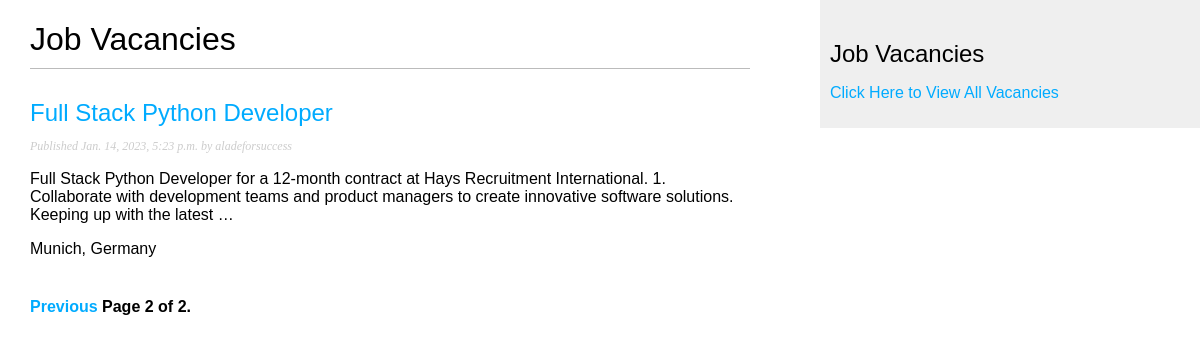
Screenshot of /job/?page=2 with the database file from the repository.
### jobAPP/models.py (models this page shows, shortened)
class Job_Model(models.Model):
    class Status(models.TextChoices):
        DRAFT = 'DF', 'Draft'
        PUBLISHED = 'PB', 'Published'
    title = models.CharField(max_length=250)
    slug = models.SlugField(max_length=250, unique_for_date='publish')
    recruiter = models.ForeignKey(User, on_delete=models.CASCADE, related_name='job_posts')
    body = models.TextField()
    location = models.CharField(max_length=250)
    publish = models.DateTimeField(default=timezone.now)
    created = models.DateTimeField(auto_now_add=True)
    updated = models.DateTimeField(auto_now=True)
    status = models.CharField(max_length=2, choices=Status.choices, default=Status.DRAFT)
    objects = models.Manager()       # The default manager.
    published = PublishedManager()   # Our Custom Manager.
    class Meta:
        ordering = ['-publish']
        indexes = [
            models.Index(fields=['-publish']),
        ]

### jobAPP/views.py (the view)
# urls.py: path('', views.job_list, name='job_list'),
def job_list(request):
    job_list = Job_Model.published.all()
    paginator = Paginator(job_list, 3)
    page_number = request.GET.get('page', 1)
    posts = paginator.page(page_number)
    return render(request, 'job/post/list.html', {'posts': posts})

### jobAPP/models.py (called while the page is built)
    def get_queryset(self):
        return super().get_queryset()\
            .filter(status=Job_Model.Status.PUBLISHED)

### jobAPP/templates/job/post/list.html (shortened to what this page needs)
{% extends "job/base.html" %}
{% block content %}
  <h1>Job Vacancies</h1>
  {% for post in posts %}
    <h2>
      <a href="{% url 'jobAPP:job_detail' post.id %}">
        {{ post.title }}
      </a>
    </h2>
    <p class="date">
      Published {{ post.publish }} by {{ post.recruiter }}
    </p>
    {{ post.body|truncatewords:30|linebreaks }}
    {{ post.location }}
  {% endfor %}
  {% include "pagination.html" with page=posts %}
{% endblock %}

### static/css/blog.css (style rules this page uses)
body { margin:0; padding:0; font-family:helvetica, sans-serif; }
a { color:#00abff; text-decoration:none; }
h1 { font-weight:normal; border-bottom:1px solid #bbb; padding:0 0 10px 0; }
h2 { font-weight:normal; margin:30px 0 0; }
p.date { color:#ccc; font-family: georgia, serif; font-size: 12px; font-style: italic; }

### rows the page displays
Job_Model: title "Full Stack Python Developer", publish "Jan. 14, 2023, 5:23 p.m.", recruiter "aladeforsuccess", body "Full Stack Python Developer for a 12-month contract at Hays Recruitment International. 1. Collaborate with development teams and product managers to create innovative software solutions. Keeping up with the latest …", location "Munich, Germany"

### other values shown
{{ page.number }} "2"
{{ page.paginator.num_pages }} "2"
